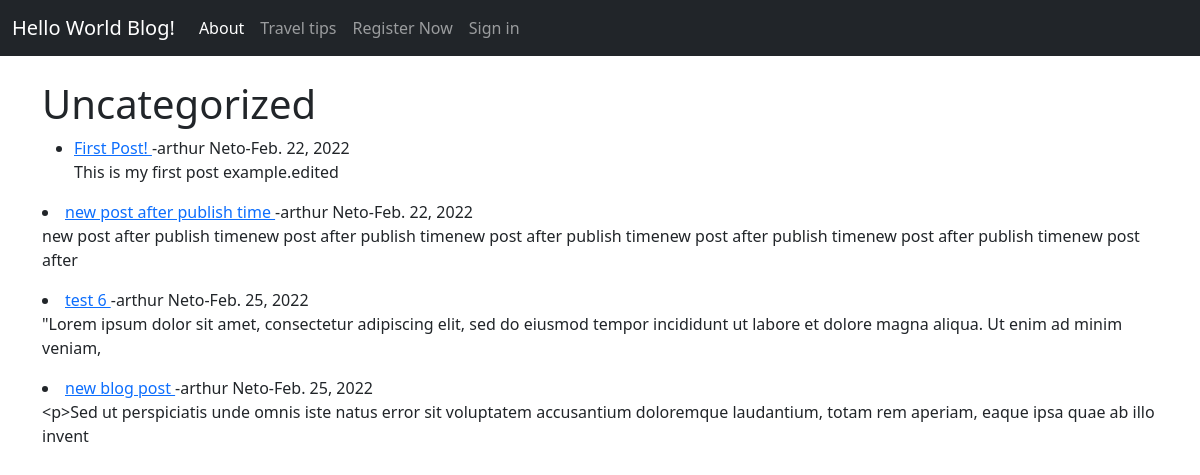
The page /category/uncategorized/ on the database its author committed.
### world/models.py (models this page shows, shortened)
class Post(models.Model):
    title = models.CharField(max_length=255)
    title_tag = models.CharField(max_length=255)
    header_img = models.ImageField(null=True, blank=True, upload_to="images/")
    author = models.ForeignKey(User, on_delete=models.CASCADE)
    likes = models.ManyToManyField(User, related_name='post_blog')
    category = models.CharField(max_length=255, default='uncategorized')
    body = RichTextField(blank=True, null=True)
    publish_date =  models.DateField(auto_now_add=True)
    article_snippet = models.CharField(max_length=255, default='')

### world/views.py (the view)
# urls.py: path('category/<str:caty>/', CreateCategoryView, name='category'),
def CreateCategoryView(request, caty):
    category_posts =  Post.objects.filter(category=caty.replace('-',' '))
    return render(request,'category.html', {'caty':caty.title().replace('-',' '), 'category_posts':category_posts})

### world/templates/category.html (shortened to what this page needs)
{% extends 'base.html' %}
{% block content %}
{% if category_posts %}
        <h1>{{ caty }}</h1>
        <ul>
            {% for post in category_posts %}
            <li><a href="{% url 'details-article' post.pk %}">
                {{ post.title }} </a>
                -{{ post.author.first_name }} {{ post.author.last_name }}-{{ post.publish_date }}
                </small><br/>
                {{ post.body|slice:":150"|linebreaks  }}
            </li>
        </ul>
{% endfor %}
{% else %}
 <h2> Page doesnt exist </h2>
{% endif %}
{% endblock %}

### rows shown on the page
Post: title "First Post!", author.first_name "arthur", author.last_name "Neto", publish_date "Feb. 22, 2022", body "This is my first post example.edited"
Post: title "new post after publish time", author.first_name "arthur", author.last_name "Neto", publish_date "Feb. 22, 2022", body "new post after publish timenew post after publish timenew post after publish timenew post after publish timenew post after publish timenew post after"
Post: title "test 6", author.first_name "arthur", author.last_name "Neto", publish_date "Feb. 25, 2022", body "\"Lorem ipsum dolor sit amet, consectetur adipiscing elit, sed do eiusmod tempor incididunt ut labore et dolore magna aliqua. Ut enim ad minim veniam,"
Post: title "new blog post", author.first_name "arthur", author.last_name "Neto", publish_date "Feb. 25, 2022", body "<p>Sed ut perspiciatis unde omnis iste natus error sit voluptatem accusantium doloremque laudantium, totam rem aperiam, eaque ipsa quae ab illo invent"

### other values the page prints
{{ caty }} "Uncategorized"
